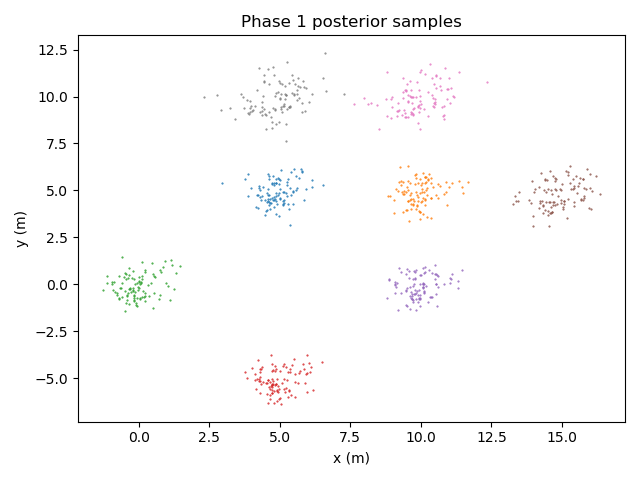

The Python source for this figure:
import time

import numpy as np
from slam.Variables import R2Variable
from factors.Factors import R2RelativeGaussianLikelihoodFactor, UnaryR2GaussianPriorFactor
from slam.NFiSAM import NFiSAM, NFiSAMArgs
import matplotlib.pyplot as plt
import multiprocessing as mp

from sampler.NestedSampling import GlobalNestedSampler
from utils.Visualization import plot_2d_samples


def plot_data(x,i=0,j=1, **kwargs):
    plt.scatter(x[:,i], x[:,j], marker="x", **kwargs)
    plt.xlim((-10, 15))
    plt.ylim((-10, 15))

if __name__ == '__main__':
    node_x0 = R2Variable('x0')
    node_x1 = R2Variable('x1')
    node_x2 = R2Variable('x2')
    node_x3 = R2Variable('x3')
    node_x4 = R2Variable('x4')
    node_x5 = R2Variable('x5')
    node_l1 = R2Variable('l1')
    node_l2 = R2Variable('l2')

    nodes = [node_x0,node_x1,node_x2,node_x3,node_x4,node_x5,node_l1,node_l2]

    disp_x0_l1 = np.array([5, 5])
    disp_l1_x1 = np.array([0, -10])
    disp_x0_x1 = np.array([5, -5])
    disp_x1_x2 = np.array([5, 5])
    disp_l2_x2 = np.array([0, -5])
    disp_x2_x3 = np.array([5, 5])
    disp_x3_x4 = np.array([-5, 5])
    disp_x4_x5 = np.array([-5, 0])

    disp_l2_x3 = np.array([5, 0])
    disp_l2_x4 = np.array([0, 5])
    disp_l1_x5 = np.array([0, 5])
    prior_factor_l1 = UnaryR2GaussianPriorFactor(var = node_l1,
                                                 mu = np.array([5.0, 5.0]),
                                                 covariance=np.identity(2) * 0.5
                                                 )
    prior_factor_l2 = UnaryR2GaussianPriorFactor(var = node_l2,
                                                 mu = np.array([10.0, 5.0]),
                                                 covariance=np.identity(2) * 0.5
                                                 )
    llfactor_x0_l1 = R2RelativeGaussianLikelihoodFactor(
        var1 = node_x0,
        var2 = node_l1,
        observation = disp_x0_l1,
        precision= np.array([[10, 0.0], [0.0, 10]]))
    llfactor_l1_x1 =  R2RelativeGaussianLikelihoodFactor(
        var1 = node_l1,
        var2 = node_x1,
        observation = disp_l1_x1,
        precision= np.array([[10, 0.0], [0.0, 10]]))
    llfactor_x0_x1 =  R2RelativeGaussianLikelihoodFactor(
        var1 = node_x0,
        var2 = node_x1,
        observation = disp_x0_x1,
        precision= np.array([[10, 0.0], [0.0, 10]]))
    llfactor_x1_x2 = R2RelativeGaussianLikelihoodFactor(
        var1 = node_x1,
        var2 = node_x2,
        observation = disp_x1_x2,
        precision= np.array([[10, 0.0], [0.0, 10]]))
    llfactor_l2_x2 = R2RelativeGaussianLikelihoodFactor(
        var1 = node_l2,
        var2 = node_x2,
        observation = disp_l2_x2,
        precision= np.array([[10, 0.0], [0.0, 10]]))
    llfactor_x2_x3 = R2RelativeGaussianLikelihoodFactor(
        var1 = node_x2,
        var2 = node_x3,
        observation = disp_x2_x3,
        precision= np.array([[10, 0.0], [0.0, 10]]))
    llfactor_x3_x4 = R2RelativeGaussianLikelihoodFactor(
        var1 = node_x3,
        var2 = node_x4,
        observation = disp_x3_x4,
        precision= np.array([[10, 0.0], [0.0, 10]]))
    llfactor_x4_x5 = R2RelativeGaussianLikelihoodFactor(
        var1 = node_x4,
        var2 = node_x5,
        observation = disp_x4_x5,
        precision= np.array([[10, 0.0], [0.0, 10]]))

    llfactor_l2_x3 = R2RelativeGaussianLikelihoodFactor(
        var1=node_l2,
        var2=node_x3,
        observation=disp_l2_x3,
        precision=np.array([[10, 0.0], [0.0, 10]]))
    llfactor_l2_x4 = R2RelativeGaussianLikelihoodFactor(
        var1=node_l2,
        var2=node_x4,
        observation=disp_l2_x4,
        precision=np.array([[10, 0.0], [0.0, 10]]))
    llfactor_l1_x5 = R2RelativeGaussianLikelihoodFactor(
        var1=node_l1,
        var2=node_x5,
        observation=disp_l1_x5,
        precision=np.array([[10, 0.0], [0.0, 10]]))

    factors = [prior_factor_l1, prior_factor_l2,llfactor_l1_x1,
               llfactor_x0_l1,llfactor_x0_x1,llfactor_x1_x2,llfactor_l2_x2,
               llfactor_x2_x3,llfactor_x3_x4,llfactor_x4_x5,llfactor_l2_x3,llfactor_l2_x4,
               llfactor_l1_x5]

    args = NFiSAMArgs(posterior_sample_num = 100,
                      flow_number= 1,
                      flow_type="NSF_AR",
                      flow_iterations=50,
                      local_sample_num=200,
                      cuda_training=False,
                      store_clique_samples=False,
                      local_sampling_method="nested")
    model = NFiSAM(args)

    model.add_node(node_l1)
    model.add_node(node_l2)
    model.add_node(node_x0)
    model.add_node(node_x1)
    model.add_node(node_x2)
    model.add_node(node_x3)
    model.add_node(node_x4)
    model.add_node(node_x5)

    model.add_factor(prior_factor_l1)
    model.add_factor(prior_factor_l2)
    model.add_factor(llfactor_x0_l1)
    model.add_factor(llfactor_x0_x1)
    model.add_factor(llfactor_x1_x2)
    model.add_factor(llfactor_l1_x1)
    model.add_factor(llfactor_l2_x2)
    model.add_factor(llfactor_x2_x3)
    model.add_factor(llfactor_x3_x4)
    model.add_factor(llfactor_x4_x5)

    mp.set_start_method("spawn")


    model.update_physical_and_working_graphs()
    start = time.time()
    model.incremental_inference()
    end = time.time()
    print("Time for phase 1 inference " + str(end - start) + " sec")
    plt.figure()
    model.plot2d_posterior(title="Phase 1 posterior samples")

    sampler = GlobalNestedSampler(nodes=nodes, factors=factors)

    start = time.time()
    #an alternative sampling method is dynamic_nested, which may be a bit unstable
    samples = sampler.sample(live_points=300)
    end = time.time()
    print("Time for inference " + str(end - start) + " sec")
    plt.figure()
    plot_2d_samples(samples_array=samples, variable_ordering=nodes,
                    show_plot=True, equal_axis=True, legend_on=True,
                    title="Reference solution")
